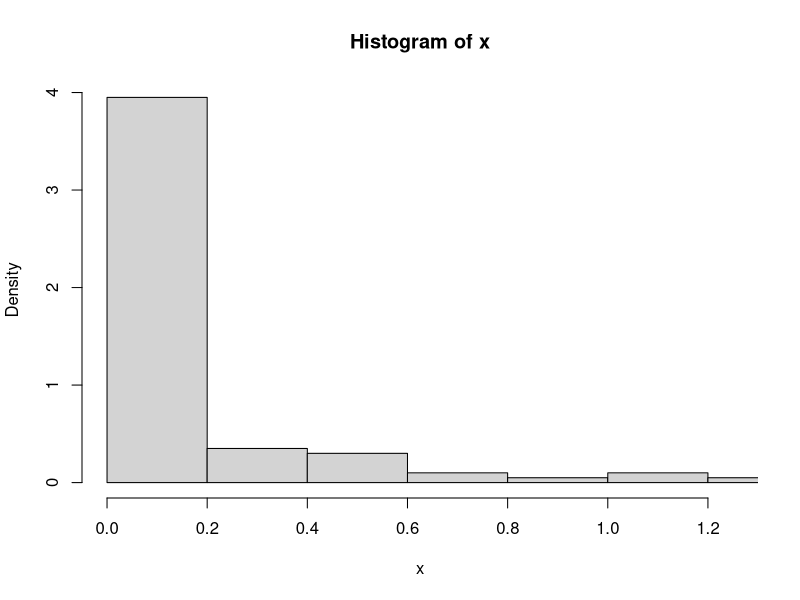
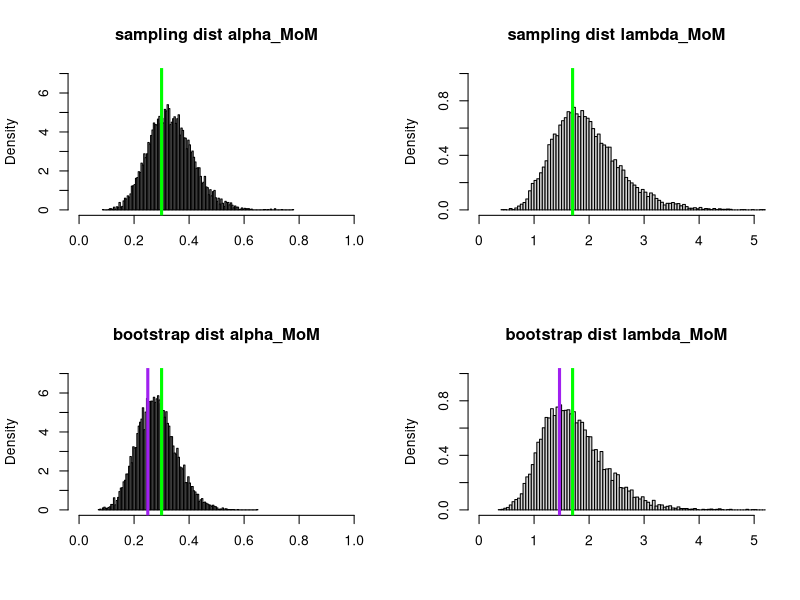

Generate these figures, in order, with R:

# Generate data from a Gamma(alpha,lambda) distribution
alpha = .3
lambda = 1.7
n = 100
x = rgamma( n=n, shape=alpha, rate=lambda)
hist(x, xlim=c(0,1.25), freq=F, breaks=sqrt(n))

# Compute the method of moments (MoM) estimates of alpha and lambda
alpha_MoM = mean(x)^2 / (mean(x^2) - mean(x)^2)
lambda_MoM = mean(x) / (mean(x^2) - mean(x)^2)
cat('alpha_MoM = ',alpha_MoM,'\n')
cat('lambda_MoM = ',lambda_MoM,'\n')

# Monte Carlo simulation of the sampling distributions of alpha and lambda
m = 10000
sample_alpha_MoM = rep( 0, m)
sample_lambda_MoM = rep( 0, m)
for(k in 1:m){
	
	x = rgamma( n=n, shape=alpha, rate=lambda)

	sample_alpha_MoM[k] = mean(x)^2 / (mean(x^2) - mean(x)^2)
	sample_lambda_MoM[k] = mean(x) / (mean(x^2) - mean(x)^2)	
}
par(mfrow=c(2,2))
hist( sample_alpha_MoM, freq=F, breaks=sqrt(m), xlab=NA, xlim=c(0,1), 
      ylim=c(0,7), main='sampling dist alpha_MoM')
abline( v=alpha, col='green', lwd=3)
hist( sample_lambda_MoM, freq=F, breaks=sqrt(m), xlab=NA, xlim=c(0,5), 
      ylim=c(0,1), main='sampling dist lambda_MoM')
abline( v=lambda, col='green', lwd=3)

# Bootstrap simulation of the sampling distributions of alpha and lambda
# (when the true values of alpha and lambda are unknown)
sample_alpha_MoM_tilde = rep( 0, m)
sample_lambda_MoM_tilde = rep( 0, m)
for(k in 1:m){
	
	x = rgamma( n=n, shape=alpha_MoM, rate=lambda_MoM)

	sample_alpha_MoM_tilde[k] = mean(x)^2 / (mean(x^2) - mean(x)^2)
	sample_lambda_MoM_tilde[k] = mean(x) / (mean(x^2) - mean(x)^2)	
}
hist( sample_alpha_MoM_tilde, freq=F, breaks=sqrt(m), xlab=NA, xlim=c(0,1), 
      ylim=c(0,7), main='bootstrap dist alpha_MoM')
abline( v=alpha, col='green', lwd=3)
abline( v=alpha_MoM, col='purple', lwd=3)
hist( sample_lambda_MoM_tilde, freq=F, breaks=sqrt(m), xlab=NA, xlim=c(0,5), 
      ylim=c(0,1), main='bootstrap dist lambda_MoM')
abline( v=lambda, col='green', lwd=3)
abline( v=lambda_MoM, col='purple', lwd=3)


dev.off()
